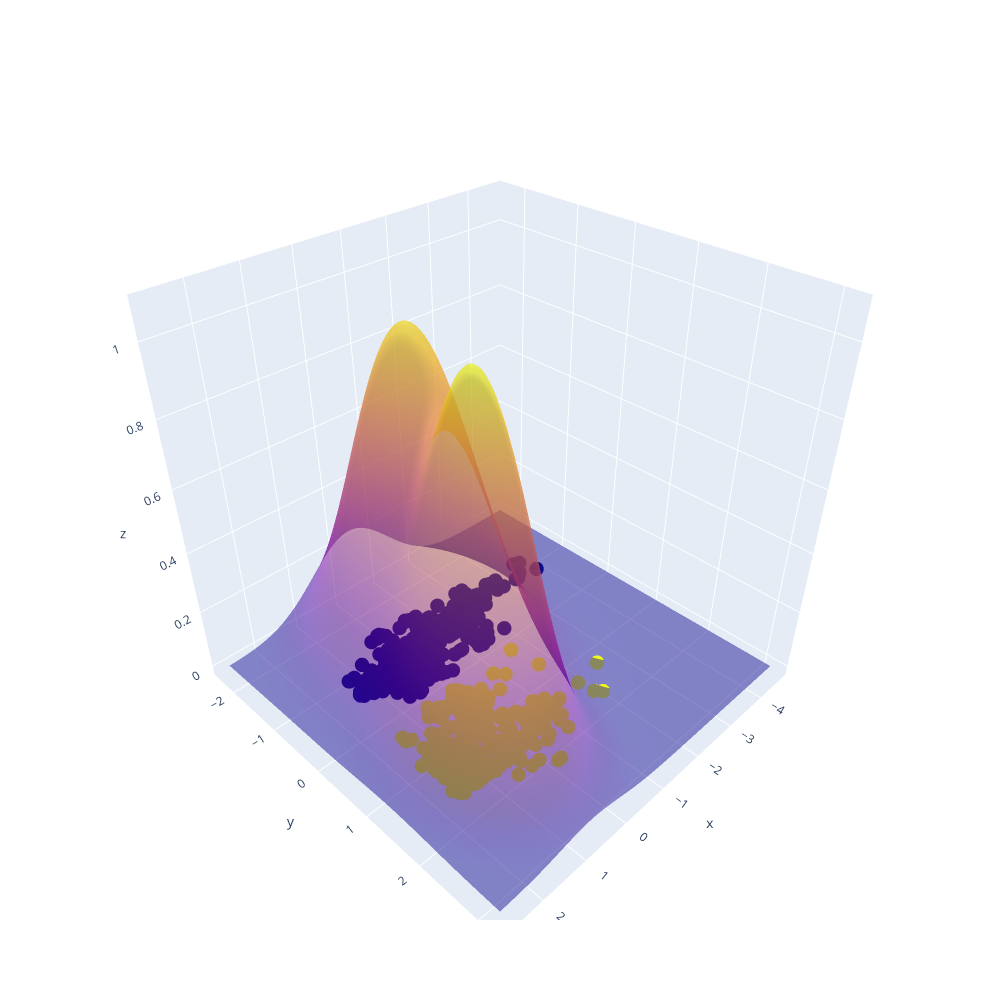

The notebook cell this image was saved under:
### Code cell
# plot the gaussian distribution
plot_gaussian_3d(df_scaled, 'Closure Pressure (psi)', 'YM (MMpsi)', means, covariances)

### Figure 1 — Plotly figure (JSON) as saved in the notebook; plotly's stock layout.template omitted (floating-point values rounded to 4 significant figures; data arrays with more than 128 entries replaced by an {"elided": "..."} marker saying what was removed)
{"data": [{"marker": {"color": {"elided": "1007 int values"}, "size": 5}, "mode": "markers", "type": "scatter3d", "x": {"elided": "1007 float values"}, "y": {"elided": "1007 float values"}, "z": {"elided": "1007 int values"}}, {"opacity": 0.5, "showscale": false, "type": "surface", "x": {"elided": "100x100 float values"}, "y": {"elided": "100x100 float values"}, "z": {"elided": "100x100 float values"}}], "layout": {"height": 1000, "width": 1000}}
